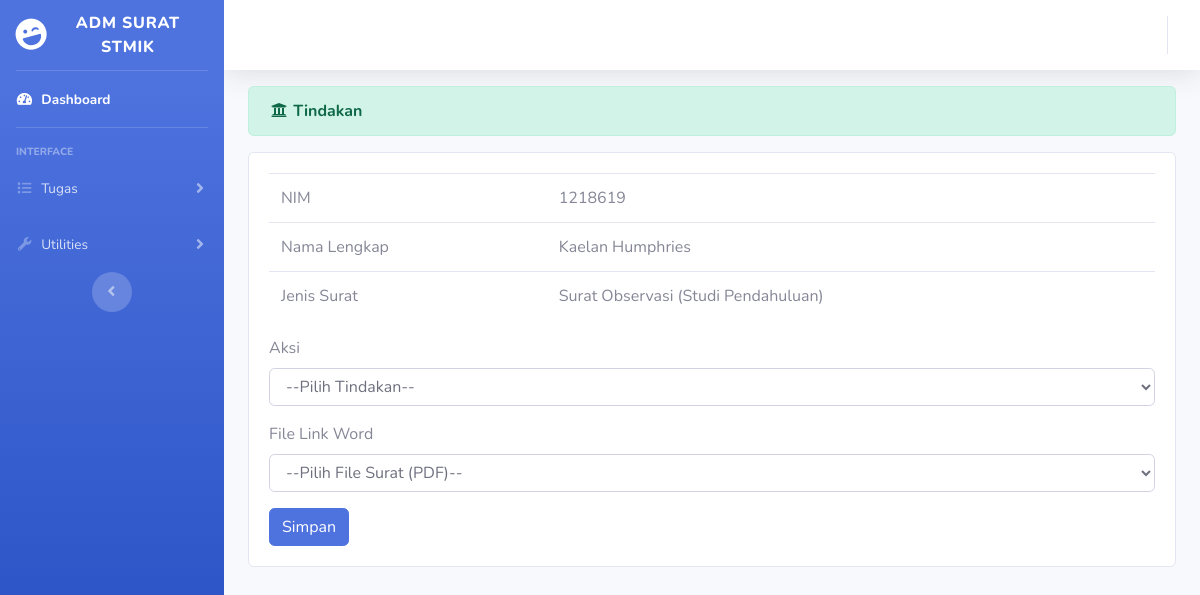
/index.php/administrator/arsip/update/34, run on the app's committed database.
### tables this page shows
CREATE TABLE `arsip` (
  `id_arsip` int(220) NOT NULL,
  `tanggal` date NOT NULL,
  `nim` int(10) NOT NULL,
  `nama` varchar(255) NOT NULL,
  `kategori` varchar(255) NOT NULL,
  `berkas` text NOT NULL,
  `filedoc` varchar(255) NOT NULL,
  `status` varchar(255) NOT NULL
);

### application/controllers/administrator/arsip.php (called while the page is built, shortened)
<?php
class Arsip extends CI_Controller
{
    function update($id_arsip)
    {
        $where = array('id_arsip' => $id_arsip);
        $data['arsip'] = $this->arsip_model->edit_data($where, 'arsip')->result();
        $data['status'] = $this->arsip_model->tampil_data('status')->result();
        $this->load->view('templates_administrator/header');
        $this->load->view('templates_administrator/sidebar');
        $this->load->view('administrator/arsip_update', $data);
        $this->load->view('templates_administrator/footer');
    }
}

### index.php (called while the page is built, shortened)
<?php
require_once BASEPATH.'core/CodeIgniter.php';

### application/models/arsip_model.php (called while the page is built, shortened)
<?php
class Arsip_model extends CI_Model
{
    public function edit_data($where, $table)
    {
        return $this->db->get_where($table, $where);
    }
}

### application/views/administrator/arsip_update.php (the view, shortened to what this page needs)
<div class="container-fluid">
    <div class="alert alert-success" role="alert">
        <i class="fas fa-fw fa-university"></i>
        <strong>Tindakan</strong>
    </div>
    <div class="card">
    <div class="card-body">
    <table class="table">
    <?php foreach($arsip as $ars) : ?>
        <tr>
        <td>NIM</td>
        <td><?php echo $ars->nim; ?></td>
        </tr>
        <tr>
        <td>Nama Lengkap</td>
        <td><?php echo $ars->nama; ?></td>
        </tr>
        <tr>
        <td>Jenis Surat</td>
        <td><?php echo $ars->kategori; ?></td>
        </tr>
        <?php endforeach; ?>
         </table>
    <?php foreach ($arsip as $ars) : ?>
        <form method="post" action="<?php echo base_url('administrator/arsip/update_aksi') ?> ">
            <div class="form-group">
            <label>Aksi</label>
                <br>
                <select name="status" class="form-control">
                    <option value=""> --Pilih Tindakan-- </option>
                </select>
            </div>
        <div class="form-group">
        <label>File Link Word</label>
        <select name="filedoc" class="form-control">
        <option value=""> --Pilih File Surat (PDF)-- </option>
    </select>
  </div>
        <button type="submit" class="btn btn-primary">Simpan</button>
</div>
<?php endforeach; ?>
</div>
</div>
</div>

### data on the page
arsip: nim "1218619", nama "Kaelan Humphries", kategori "Surat Observasi (Studi Pendahuluan)"
